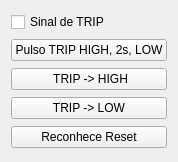
  <widget class="QWidget" name="layoutWidget_6">
   <property name="geometry">
    <rect>
     <x>599</x>
     <y>561</y>
     <width>167</width>
     <height>162</height>
    </rect>
   </property>
   <layout class="QVBoxLayout" name="verticalLayout_ug2">
    <item>
     <widget class="QCheckBox" name="checkBox_sinal_trip_ug2">
      <property name="text">
       <string>Sinal de TRIP</string>
      </property>
     </widget>
    </item>
    <item>
     <widget class="QPushButton" name="pushButton_pulso_trip_ug2">
      <property name="styleSheet">
       <string notr="true">background-color: rgb(241, 241, 241);</string>
      </property>
      <property name="text">
       <string>Pulso TRIP HIGH, 2s, LOW</string>
      </property>
     </widget>
    </item>
    <item>
     <widget class="QPushButton" name="pushButton_set_trip_high_ug2">
      <property name="styleSheet">
       <string notr="true">background-color: rgb(241, 241, 241);</string>
      </property>
      <property name="text">
       <string> TRIP -&gt; HIGH</string>
      </property>
     </widget>
    </item>
    <item>
     <widget class="QPushButton" name="pushButton_set_trip_low_ug2">
      <property name="styleSheet">
       <string notr="true">background-color: rgb(241, 241, 241);</string>
      </property>
      <property name="text">
       <string>TRIP -&gt; LOW</string>
      </property>
     </widget>
    </item>
    <item>
     <widget class="QPushButton" name="pushButton_reconhece_reset_ug2">
      <property name="styleSheet">
       <string notr="true">background-color: rgb(241, 241, 241);</string>
      </property>
      <property name="text">
       <string>Reconhece Reset</string>
      </property>
     </widget>
    </item>
   </layout>
   <zorder>pushButton_set_trip_high_ug2</zorder>
   <zorder>pushButton_pulso_trip_ug2</zorder>
   <zorder>pushButton_set_trip_low_ug2</zorder>
   <zorder>pushButton_reconhece_reset_ug2</zorder>
   <zorder>checkBox_sinal_trip_ug2</zorder>
  </widget>
